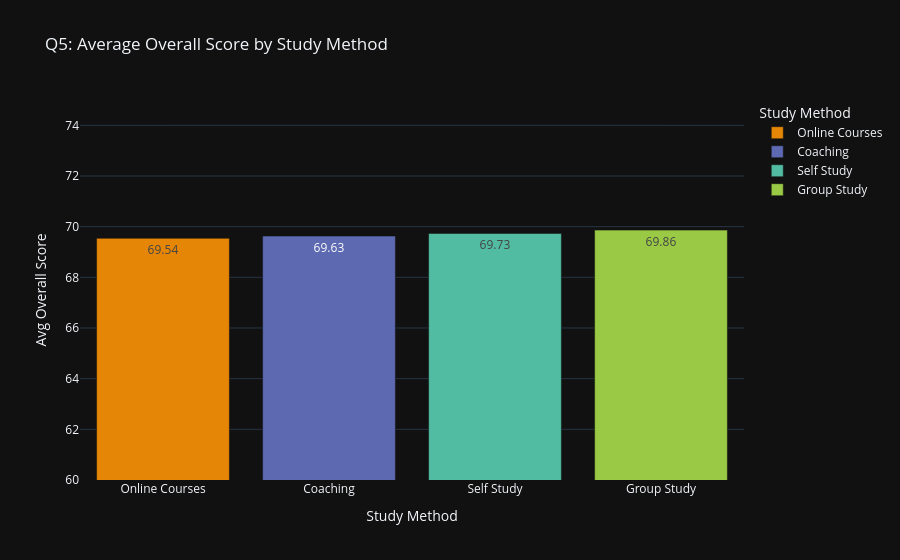

Notebook cell for this chart:
### Markdown cell above
## Q5: Do certain study methods lead to better scores?

**Answer:** Differences are small but Group Study (~69.86) edges out Self Study
(~69.73), Coaching (~69.63), and Online Courses (~69.54). The spread is under
0.4 points, so study method has a minor effect.

### Code cell
method_avg = df.groupby('study_method', as_index=False)['overall_score'].mean().sort_values('overall_score')

fig = px.bar(
    method_avg, x='study_method', y='overall_score', color='study_method',
    color_discrete_sequence=VIVID, text_auto='.2f',
    title='Q5: Average Overall Score by Study Method',
    labels={'study_method': 'Study Method', 'overall_score': 'Avg Overall Score'}
)
fig.update_yaxes(range=[60, 75])
fig.show()

### Figure 1 — Plotly figure (JSON) as saved in the notebook; plotly's stock layout.template omitted (floating-point values rounded to 4 significant figures)
{"data": [{"hovertemplate": "Study Method=%{x}<br>Avg Overall Score=%{y}<extra></extra>", "legendgroup": "Online Courses", "marker": {"color": "rgb(229, 134, 6)", "pattern": {"shape": ""}}, "name": "Online Courses", "orientation": "v", "showlegend": true, "textposition": "auto", "texttemplate": "%{y:.2f}", "type": "bar", "x": ["Online Courses"], "xaxis": "x", "y": [69.54], "yaxis": "y"}, {"hovertemplate": "Study Method=%{x}<br>Avg Overall Score=%{y}<extra></extra>", "legendgroup": "Coaching", "marker": {"color": "rgb(93, 105, 177)", "pattern": {"shape": ""}}, "name": "Coaching", "orientation": "v", "showlegend": true, "textposition": "auto", "texttemplate": "%{y:.2f}", "type": "bar", "x": ["Coaching"], "xaxis": "x", "y": [69.63], "yaxis": "y"}, {"hovertemplate": "Study Method=%{x}<br>Avg Overall Score=%{y}<extra></extra>", "legendgroup": "Self Study", "marker": {"color": "rgb(82, 188, 163)", "pattern": {"shape": ""}}, "name": "Self Study", "orientation": "v", "showlegend": true, "textposition": "auto", "texttemplate": "%{y:.2f}", "type": "bar", "x": ["Self Study"], "xaxis": "x", "y": [69.73], "yaxis": "y"}, {"hovertemplate": "Study Method=%{x}<br>Avg Overall Score=%{y}<extra></extra>", "legendgroup": "Group Study", "marker": {"color": "rgb(153, 201, 69)", "pattern": {"shape": ""}}, "name": "Group Study", "orientation": "v", "showlegend": true, "textposition": "auto", "texttemplate": "%{y:.2f}", "type": "bar", "x": ["Group Study"], "xaxis": "x", "y": [69.86], "yaxis": "y"}], "layout": {"barmode": "relative", "legend": {"title": {"text": "Study Method"}, "tracegroupgap": 0}, "title": {"text": "Q5: Average Overall Score by Study Method"}, "xaxis": {"anchor": "y", "categoryarray": ["Online Courses", "Coaching", "Self Study", "Group Study"], "categoryorder": "array", "domain": [0, 1], "title": {"text": "Study Method"}}, "yaxis": {"anchor": "x", "domain": [0, 1], "range": [60, 75], "title": {"text": "Avg Overall Score"}}}}
